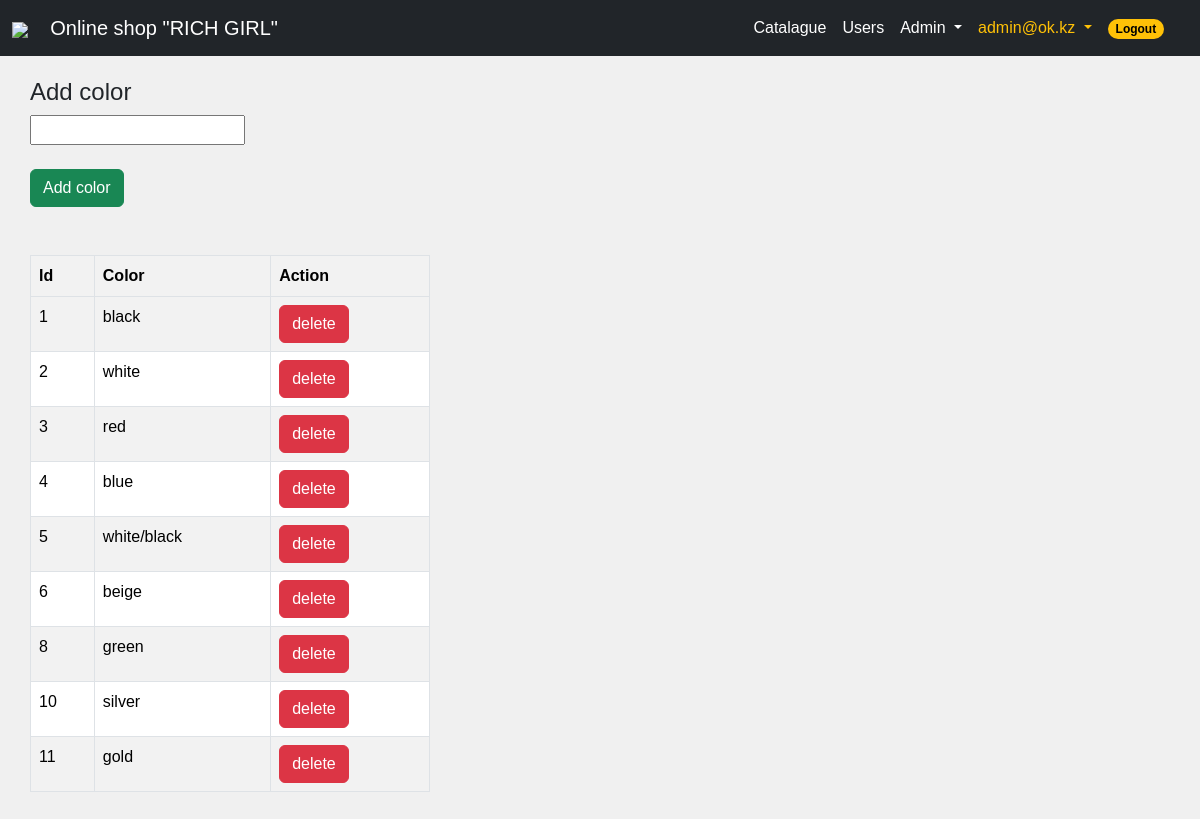
Page /addcolor/ (signed in) on the committed database.
### app/models.py (models this page shows, shortened)
class Color(models.Model):
    color = models.CharField(max_length=50)

### app/views.py (the view)
# urls.py: path('addcolor/', AddColor.as_view(), name='addcolor'),
class AddColor(SuperuserOnlyMixin, CreateView):
    model = Color
    form_class = AddColorForm
    template_name = 'addcolor.html'
    success_url = reverse_lazy('addcolor')
    def get_context_data(self, **kwargs):
        context = super().get_context_data(**kwargs)
        context['colors'] = Color.objects.all()
        return context

### app/forms.py
class AddColorForm(forms.ModelForm):
    class Meta:
        model = Color
        fields = ('__all__')

### app/views.py (called while the page is built)
    def test_func(self):
        return self.request.user.is_authenticated and self.request.user.is_superuser

### templates/addcolor.html (shortened to what this page needs)
{% extends "base.html" %}
{% block content %}
<div style="margin: 30px;">
    <h4> Add color </h4>
    <form method="post" class="form">
        <div class="form-group">
            {{ form.color }}
        </div> <br>
        <button type="submit" class="btn btn-success">Add color</button>
    </form>
    <div> <br> <br>
        <table class="table table-bordered table-striped" style="max-width: 400px;">
            <tr>
                <th> Id </th>
                <th> Color </th>
                <th> Action </th>
            <tr>
            {% for each in colors %}
                <tr>
                    <td> {{ each.id }} </td>
                    <td> {{ each.color }} </td>
                    <td> <a href="{% url 'delete_color' each.pk %}" class="btn btn-danger"> delete </a> </td>
                </tr>
            {% endfor %}
        </table>
    </div>
</div>
{% endblock %}

### templates/base.html (shortened to what this page needs)
{% load static %}
<!DOCTYPE html>
<html lang="en">
<head>
    <link href="https://cdn.jsdelivr.net/npm/bootstrap@5.3.2/dist/css/bootstrap.min.css" rel="stylesheet">
    <link rel="stylesheet" href="{% static 'css/style9.css' %}">
    <link rel="stylesheet" href="{% static 'css/carousel.css' %}">
</head>
<body>
    <nav class="navbar navbar-expand-md navbar-dark fixed-top bg-dark">
        <div class="container-fluid">
            <a class="navbar-brand" href="{% url 'index' %}"><img src="{% static 'images/logo1-1.png' %}" height="40px;">  &nbsp&nbsp&nbspOnline shop "RICH GIRL" </a>
            <div class="offcanvas offcanvas-end text-bg-dark" tabindex="-1" id="offcanvasNavbar2" aria-labelledby="offcanvasNavbar2Label">
                <div class="offcanvas-body">
                    <ul class="navbar-nav justify-content-end flex-grow-1 pe-3">
                        <li class="nav-item">
                        <a class="nav-link active" aria-current="page" href="{% url 'home' %}">Catalague</a>
                        </li>
                        {% if request.user.is_superuser %}
                        <li class="nav-item">
                            <a class="nav-link  active" aria-current="page" href="{% url 'users' %}">Users</a>
                        </li>
                        {% endif %}
                        {% if request.user.is_superuser %}
                        <li class="nav-item dropdown">
                        <a class="nav-link dropdown-toggle  active " href="#" role="button" data-bs-toggle="dropdown" aria-expanded="false">
                            Admin
                        </a>
                        </li>
                        {% endif %}
                        {% if request.user.is_authenticated %}
                        <li class="nav-item dropdown">
                            <a class="nav-link dropdown-toggle  active text-warning" role="button" data-bs-toggle="dropdown" aria-expanded="false">
                                {% if request.user.first_name %} {{ request.user.first_name }} {% else %} {{ request.user }} {% endif %}
                            </a>
                            </li>
                            <li class="nav-item">
                                <a class="nav-link active" aria-current="page" href="{% url 'logout' %}"> <span class="badge text-bg-warning rounded-pill">Logout</span> </a>
                            </li>
                        {% endif %}
                    </ul>
                </div>
            </div>
        </div>
    </nav>
    <div style="margin-top: 30px;">
        {% block content %}
        {% endblock %}
    </div>
</body>
</html>

### static/css/style9.css (style rules this page uses)
body { font-family: Arial, sans-serif; background-color: #f0f0f0; margin: 0; padding: 0; }
a { text-decoration: none; color: black; }

### static/css/carousel.css (style rules this page uses)
body { padding-top: 3rem; padding-bottom: 3rem; color: rgb(var(--bs-tertiary-color-rgb)); }

### templates/base.html (style rules this page uses)
* { box-sizing: border-box; }

### rows in the picture
Color: id "1", color "black"
Color: id "2", color "white"
Color: id "3", color "red"
Color: id "4", color "blue"
Color: id "5", color "white/black"
Color: id "6", color "beige"
Color: id "8", color "green"
Color: id "10", color "silver"
Color: id "11", color "gold"

### other values in the picture
{{ request.user }} "admin@ok.kz"
